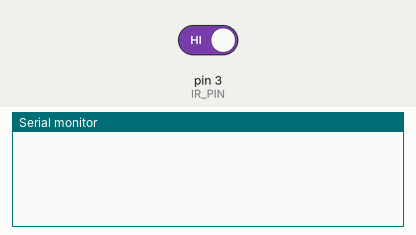
Simulated run of this program. Board: Arduino Uno, built with avr-gcc and run on an emulated ATmega328P. Shown: the last lines printed to the serial monitor. The inputs (shaded band) are chosen by the test bench; at power-on: pin 3 (IR_PIN) HIGH.

Above: at 1.2 s.
1.3 s: pin 3 (IR_PIN) driven LOW
At 2.1 s:
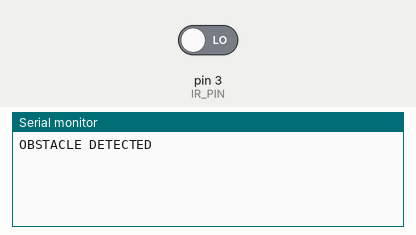
2.8 s: pin 3 (IR_PIN) driven HIGH
At 3.2 s:
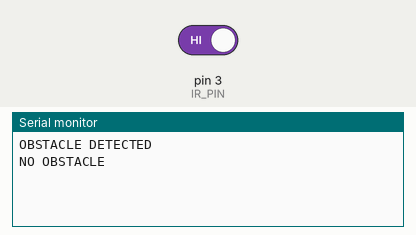

The program:

main.cpp
```cpp
#include <Arduino.h>
#include "sensors/pir_sensor.h"
#include "sensors/ultrasonic_sensor.h"
#include "sensors/ir_sensor.h"

void setup() {
    Serial.begin(9600);

    //init_pir();
    //init_ultrasonic();
    init_ir();

}

void loop() {

    //read_pir();
    //read_distance();
    read_ir();
}
```

ir_sensor.cpp
```cpp
#include <Arduino.h>
#include "ir_sensor.h"

#define IR_PIN 3

bool ir_previous_state = HIGH;

void init_ir() {

    pinMode(IR_PIN, INPUT);
}

void read_ir() {

    bool current_state = digitalRead(IR_PIN);

    // STATE CHANGED
    if(current_state != ir_previous_state) {

        if(current_state == LOW) {
            Serial.println("OBSTACLE DETECTED");
        }
        else {
            Serial.println("NO OBSTACLE");
        }

        ir_previous_state = current_state;
    }

    delay(100);
}
```

ir_sensor.h
```cpp
#pragma once

void init_ir();
void read_ir();
```

pir_sensor.cpp
```cpp
#include <Arduino.h>
#include "pir_sensor.h"

#define PIR_PIN 4

bool previous_state = LOW;

unsigned long motion_start_time = 0;
unsigned long motion_end_time = 0;

void init_pir() {

    pinMode(PIR_PIN, INPUT);
}

void read_pir() {

    bool current_state = digitalRead(PIR_PIN);

    if(current_state != previous_state) {

        // MOTION START
        if(current_state == HIGH) {

            motion_start_time = millis();

            Serial.println("MOTION DETECTED");
        }

        // MOTION END
        else {

            motion_end_time = millis();

            unsigned long motion_duration =
                motion_end_time - motion_start_time;

            Serial.println("NO MOTION");

            Serial.print("Motion Duration: ");
            Serial.print(motion_duration);
            Serial.println(" ms");
        }

        previous_state = current_state;
    }

    delay(100);
}
```

pir_sensor.h
```cpp
#pragma once

void init_pir();
void read_pir();
```

ultrasonic_sensor.cpp
```cpp
#include <Arduino.h>
#include "ultrasonic_sensor.h"

#define TRIG_PIN 5
#define ECHO_PIN 8

void init_ultrasonic() {

    pinMode(TRIG_PIN, OUTPUT);
    pinMode(ECHO_PIN, INPUT);
}

void read_distance() {

    // CLEAR TRIG
    digitalWrite(TRIG_PIN, LOW);
    delayMicroseconds(2);

    // SEND 10us PULSE
    digitalWrite(TRIG_PIN, HIGH);
    delayMicroseconds(10);

    // READ ECHO TIME
    long duration = pulseIn(ECHO_PIN, HIGH);

    // CALCULATE DISTANCE
    float distance = duration * 0.034 / 2;

    Serial.print("Distance: ");
    Serial.print(distance);
    Serial.println(" cm");

    delay(500);
}
```

ultrasonic_sensor.h
```cpp
#pragma once

void init_ultrasonic();
void read_distance();
```

Measured:
- after the input at 1.3 s, the serial monitor: prints a new line at once (image 1)
- after the input at 2.8 s, the serial monitor: prints a new line at once (image 2)
